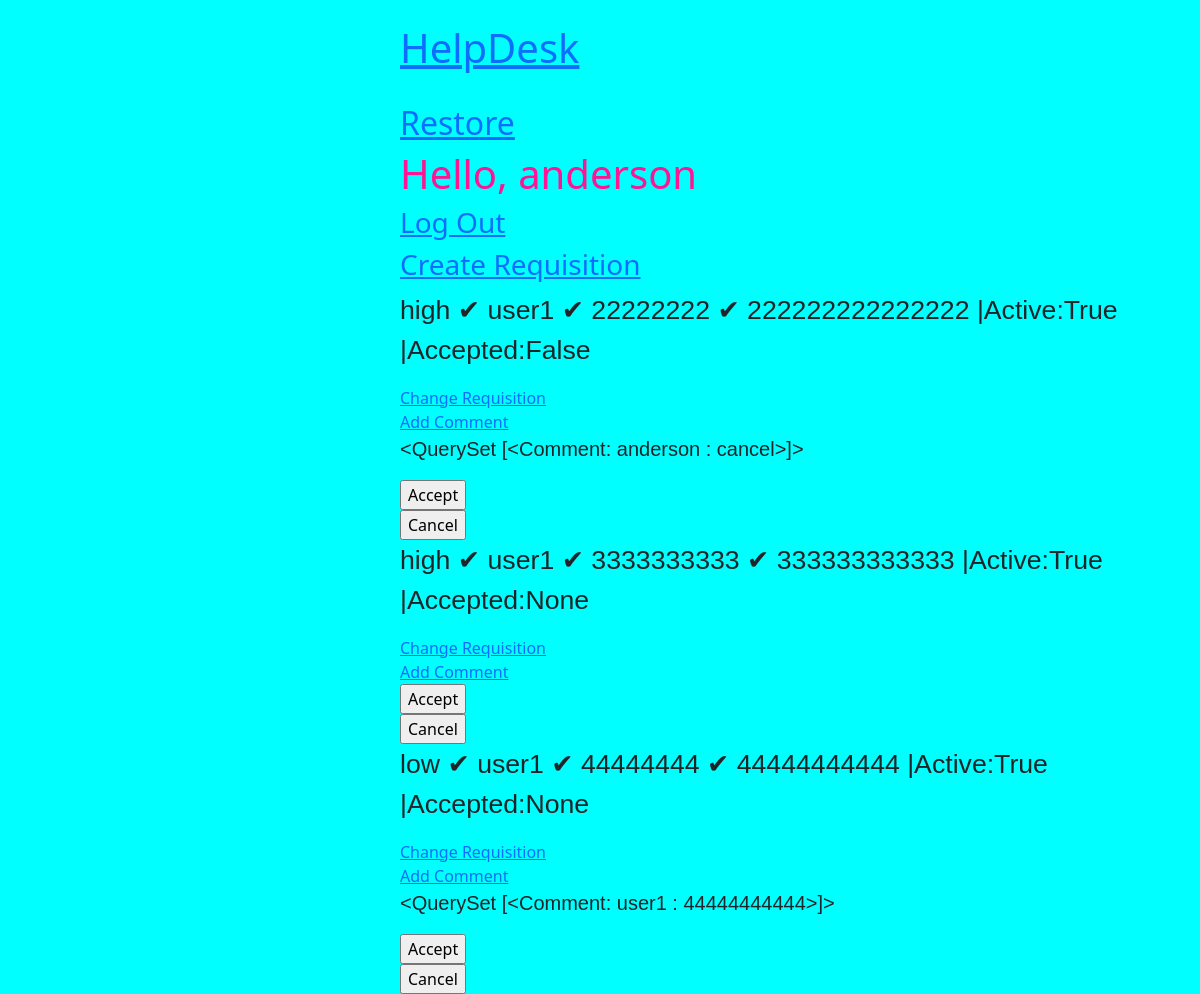
The app's page / (signed in), older data.
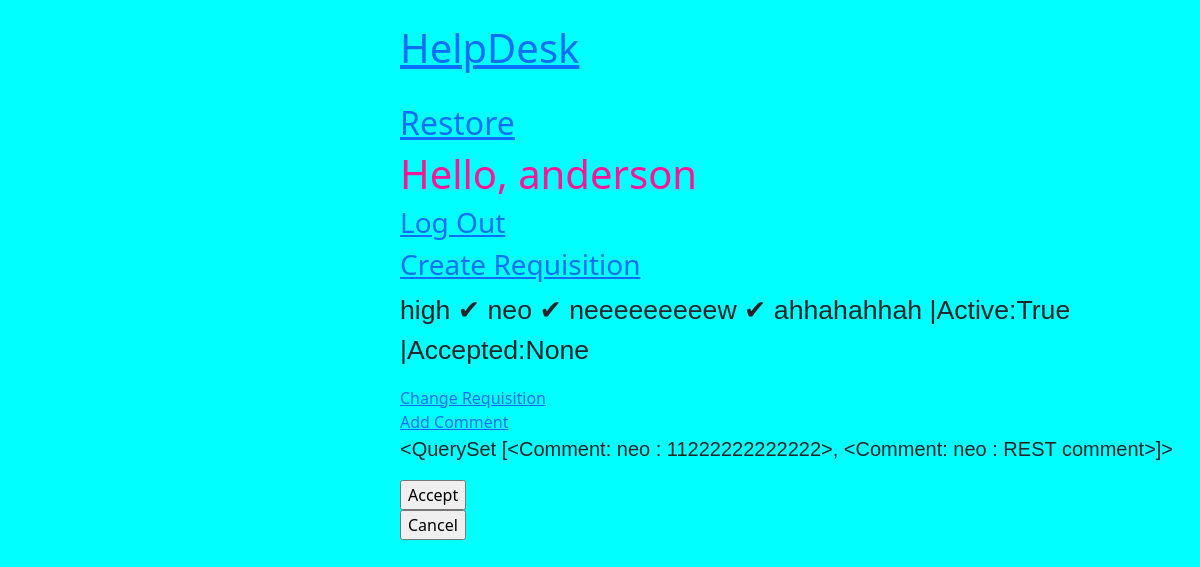
The same page, newer data.
### helpdesk/models.py (models this page shows)
class Requisitions(models.Model):
    user = models.ForeignKey(User, on_delete=models.CASCADE)
    status = models.CharField(choices=STATUS_CHOICE, max_length=6)
    title = models.CharField(max_length=50)
    text = models.TextField()
    active_status = models.BooleanField(default=True)
    review = models.BooleanField(null=True, blank=True)
    recovery = models.BooleanField(null=True, blank=True)
    def __str__(self):
        return f'{self.status} ✔ {self.user} ✔ {self.title} ✔ {self.text} 	|Active:{self.active_status} |Accepted:{self.review}'

class Comment(models.Model):
    requisitions = models.ForeignKey(Requisitions, on_delete=models.CASCADE, related_name='comment_requisitions')
    user = models.ForeignKey(User, on_delete=models.CASCADE, related_name='comment_user')
    text = models.TextField()
    def __str__(self):
        return f'{self.user} : {self.text}'

### helpdesk/views.py (the view)
# urls.py: path('', RequisitionsView.as_view(), name='index'),
class RequisitionsView(ListView):
    model = Requisitions
    template_name = 'index.html'
    def get_queryset(self):
        if self.request.user.is_authenticated:
            if not self.request.user.is_superuser:
                return Requisitions.objects.filter(user=self.request.user)
            return Requisitions.objects.all().filter(active_status=True)

### templates/index.html (shortened to what this page needs)
{% extends 'base.html' %}
{% block content %}
	{% if request.user.is_authenticated %}
		{% if request.user.is_superuser %}
		<h2><a href="{% url 'admin_requisitions_recovery' %}">Restore</a></h2>
		{% endif %}
		<h1 style="color: deeppink"> Hello, {{ request.user }}</h1>
		<h3><a href="{% url 'logout' %}">Log Out</a></h3>
		<h3><a href="{% url 'create_requisitions' %}">Create Requisition</a><br></h3>
		{% for requisitions in requisitions_list %}
			{% if requisitions.recovery is not True %}
				<p class="requisitions_style">{{ requisitions }}</p>
			<a href="{% url 'requisitions_update' requisitions.pk %}">Change Requisition</a><br>
			<a href="{% url 'comments' requisitions.pk %}">Add Comment</a><br>
			{% if requisitions.comment_requisitions.all %}
				<p class="requisitions_comment_style">{{requisitions.comment_requisitions.all}}</p>
			{% endif %}
			{% if request.user.is_superuser %}
				<form method="post" action="{% url 'requisitions_accept' requisitions.pk %}">
				<input type="submit" value="Accept">
				</form>
				<form method="post" action="{% url 'requisitions_cancel' requisitions.pk %}">
				<input type="submit" value="Cancel">
				</form>
			{% endif %}
			{% endif %}
		{% endfor %}
	{% else %}
		<h2><a href="{% url 'registration' %}">Registration</a></h2>
		<h2><a href="{% url 'login' %}">Sign In</a></h2>
	{% endif %}
{% endblock %}

### templates/base.html (shortened to what this page needs)
<!DOCTYPE html>
<html>
<head>
    <link href="https://cdn.jsdelivr.net/npm/bootstrap@5.0.0-beta3/dist/css/bootstrap.min.css" rel="stylesheet"
>
</head>
<body>
<br>
<h1><a href="{% url 'index' %}">HelpDesk</a></h1>
<br>
{% block content %}
{% endblock %}
</body>
</html>

### templates/base.html (style rules this page uses)
body { padding-left: 400px; background-image: url(https://w.wallhaven.cc/full/pk/wallhaven-pk38ee.jpg); background-attachment: fixed; background-color: aqua; background-size: 100%; }
.requisitions_style { font-family: Verdana, Arial, Helvetica, sans-serif; font-size: 20pt; }
.requisitions_comment_style { font-family: Verdana, Arial, Helvetica, sans-serif; font-size:15pt; }

Row changes from the older to the newer data that the page shows:
removed Requisitions: status+user+title "high ✔ user1 ✔ 22222222 ✔ 222222222222222 |Active:True |Accepted:False", comment_requisitions.all "<QuerySet [<Comment: anderson : cancel>]>"
removed Requisitions: status+user+title "high ✔ user1 ✔ 3333333333 ✔ 333333333333 |Active:True |Accepted:None"
removed Requisitions: status+user+title "low ✔ user1 ✔ 44444444 ✔ 44444444444 |Active:True |Accepted:None", comment_requisitions.all "<QuerySet [<Comment: user1 : 44444444444>]>"
added Requisitions: status+user+title "high ✔ neo ✔ neeeeeeeeew ✔ ahhahahhah |Active:True |Accepted:None", comment_requisitions.all "<QuerySet [<Comment: neo : 11222222222222>, <Comment: neo : REST comment>]>"
